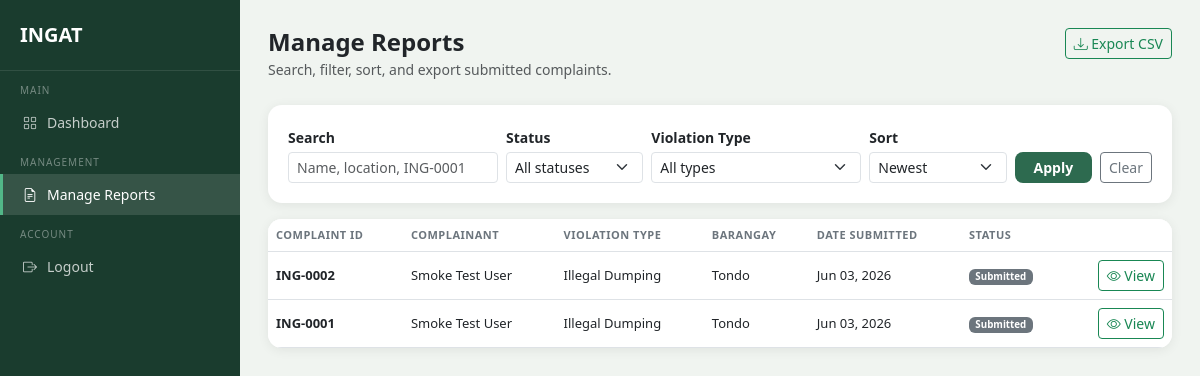
/admin/reports (signed in), run on an earlier commit of the app's database.
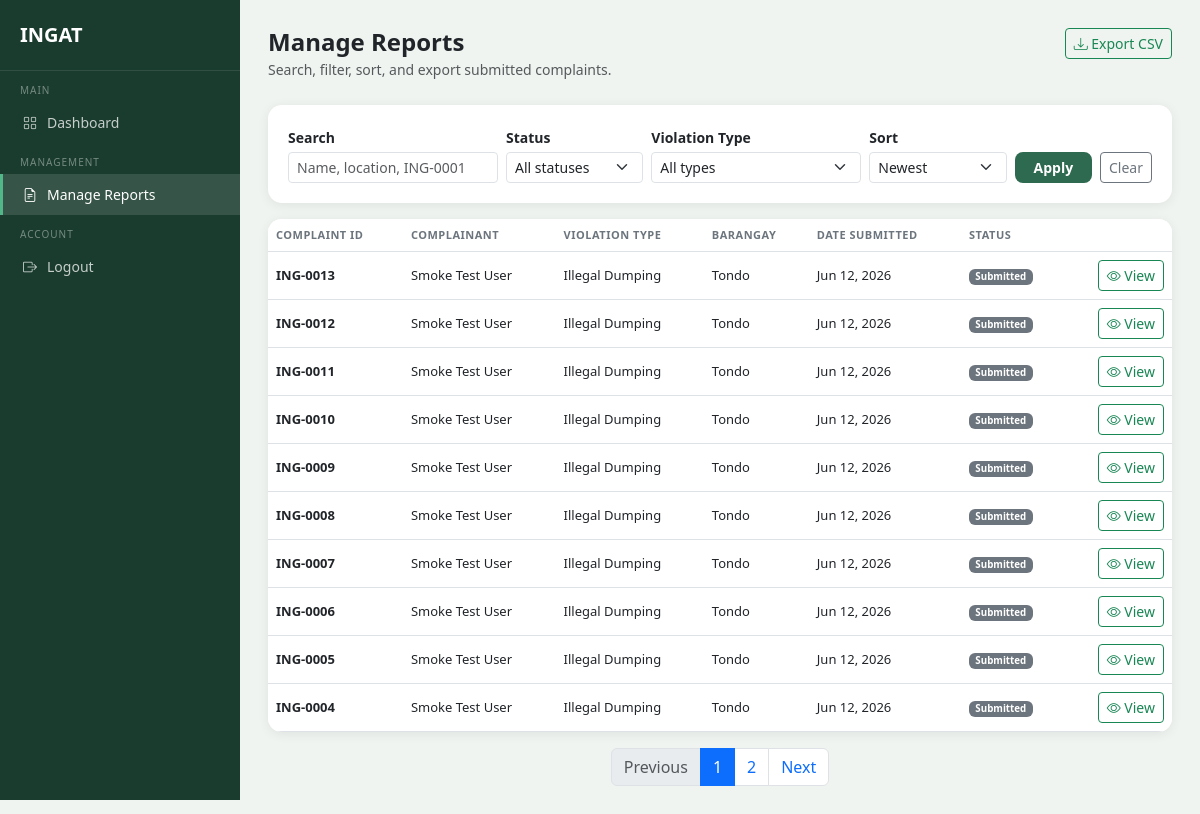
And on a later commit of the database.
### models.py (models this page shows, shortened)
class Complaint(db.Model):
    __tablename__ = 'complaints'
    id = db.Column(db.Integer, primary_key=True)
    user_id = db.Column(db.Integer, db.ForeignKey('users.id'), nullable=False)
    agency_id = db.Column(db.Integer, db.ForeignKey('agencies.id'), nullable=True)
    violation_type = db.Column(db.String(100), nullable=False)
    street_address = db.Column(db.String(255), nullable=False)
    barangay = db.Column(db.String(100), nullable=False)
    municipality = db.Column(db.String(100), nullable=False)
    date_incident = db.Column(db.Date, nullable=False)
    description = db.Column(db.Text, nullable=False)
    photo_path = db.Column(db.String(255), nullable=True)
    generated_letter = db.Column(db.Text, nullable=True)
    letter_generated = db.Column(db.Boolean, default=False)
    status = db.Column(db.String(50), default='Submitted')
    created_at = db.Column(db.DateTime, default=datetime.utcnow)
    status_history = db.relationship('StatusHistory', backref='complaint', lazy=True)

class User(db.Model, UserMixin):
    __tablename__ = 'users'
    id = db.Column(db.Integer, primary_key=True)
    full_name = db.Column(db.String(100), nullable=False)
    email = db.Column(db.String(120), unique=True, nullable=False)
    contact_number = db.Column(db.String(11), nullable=False)
    barangay = db.Column(db.String(100), nullable=False)
    municipality = db.Column(db.String(100), nullable=False)
    password_hash = db.Column(db.String(256), nullable=False)
    status = db.Column(db.String(20), default='active')
    email_notif = db.Column(db.Boolean, default=True)
    inapp_notif = db.Column(db.Boolean, default=True)
    created_at = db.Column(db.DateTime, default=datetime.utcnow)
    complaints = db.relationship('Complaint', backref='complainant', lazy=True)
    email_verifications = db.relationship('EmailVerification', backref='user', lazy=True)

### routes/admin_routes.py (the view)
@admin_bp.route('/reports')
@admin_required
def manage_reports():
    page = request.args.get('page', 1, type=int)
    paginated = _filtered_complaints_query().paginate(page=page, per_page=10, error_out=False)
    return render_template(
        'admin/manage_reports.html',
        complaints=paginated.items,
        search=request.args.get('q', '').strip(),
        status_filter=request.args.get('status', '').strip(),
        violation_filter=request.args.get('violation_type', '').strip(),
        sort=request.args.get('sort', 'newest').strip(),
        statuses=STATUS_OPTIONS,
        violation_types=VIOLATION_TYPES,
        pagination=paginated,
    )

### routes/admin_routes.py (called while the page is built, shortened)
def _filtered_complaints_query():
    from models import Complaint, User
    search = request.args.get('q', '').strip()
    status_filter = request.args.get('status', '').strip()
    violation_filter = request.args.get('violation_type', '').strip()
    sort = request.args.get('sort', 'newest').strip()
    query = Complaint.query.join(User, Complaint.user_id == User.id)
    if status_filter:
        query = query.filter(Complaint.status == status_filter)
    if violation_filter:
        query = query.filter(Complaint.violation_type == violation_filter)
    if sort == 'oldest':
        query = query.order_by(Complaint.created_at.asc())
    elif sort == 'status':
        query = query.order_by(Complaint.status.asc(), Complaint.created_at.desc())
    else:
        query = query.order_by(Complaint.created_at.desc())
    return query

### routes/auth.py (called while the page is built)
def admin_required(fn):
    @login_required
    @wraps(fn)
    def wrapper(*args, **kwargs):
        from models import AdminUser
        if not isinstance(current_user, AdminUser):
            flash('Please log in as admin.', 'danger')
            return redirect(url_for('admin.admin_login'))
        return fn(*args, **kwargs)
    return wrapper

### templates/admin/manage_reports.html (shortened to what this page needs)
<!DOCTYPE html>
<html lang="en">
<head>
    <link href="https://cdn.jsdelivr.net/npm/bootstrap@5.3.0/dist/css/bootstrap.min.css" rel="stylesheet">
    <link href="https://cdn.jsdelivr.net/npm/bootstrap-icons@1.10.5/font/bootstrap-icons.css" rel="stylesheet">
</head>
<body>
<div class="sidebar">
    <a href="{{ url_for('admin.dashboard') }}" class="sidebar-brand">INGAT</a>
    <div class="sidebar-label">Main</div>
    <a href="{{ url_for('admin.dashboard') }}" class="sidebar-item">
        <i class="bi bi-grid"></i> Dashboard
    </a>
    <div class="sidebar-label">Management</div>
    <a href="{{ url_for('admin.manage_reports') }}" class="sidebar-item active">
        <i class="bi bi-file-earmark-text"></i> Manage Reports
    </a>
    <div class="sidebar-label">Account</div>
    <a href="{{ url_for('admin.logout') }}" class="sidebar-item">
        <i class="bi bi-box-arrow-right"></i> Logout
    </a>
</div>
<div class="main-content">
    <div class="d-flex justify-content-between align-items-start mb-4">
        <div>
            <h4 class="fw-bold mb-0">Manage Reports</h4>
            <small class="text-muted">Search, filter, sort, and export submitted complaints.</small>
        </div>
        <a href="{{ url_for('admin.export_reports_csv', q=search, status=status_filter, violation_type=violation_filter, sort=sort) }}"
           class="btn btn-outline-success btn-sm">
            <i class="bi bi-download"></i> Export CSV
        </a>
    </div>
    <div class="section-card mb-3">
        <form method="GET" action="{{ url_for('admin.manage_reports') }}" class="row g-2 align-items-end">
            <div class="col-md-3">
                <label class="form-label small fw-semibold mb-1">Search</label>
                <input type="text" name="q" class="form-control form-control-sm" value="{{ search }}"
                       placeholder="Name, location, ING-0001">
            </div>
            <div class="col-md-2">
                <label class="form-label small fw-semibold mb-1">Status</label>
                <select name="status" class="form-select form-select-sm">
                    <option value="">All statuses</option>
                </select>
            </div>
            <div class="col-md-3">
                <label class="form-label small fw-semibold mb-1">Violation Type</label>
                <select name="violation_type" class="form-select form-select-sm">
                    <option value="">All types</option>
                </select>
            </div>
            <div class="col-md-2">
                <label class="form-label small fw-semibold mb-1">Sort</label>
                <select name="sort" class="form-select form-select-sm">
                    <option value="newest" {% if sort == 'newest' %}selected{% endif %}>Newest</option>
                </select>
            </div>
            <div class="col-md-2 d-flex gap-2">
                <button type="submit" class="btn btn-ingat btn-sm flex-grow-1">Apply</button>
                <a href="{{ url_for('admin.manage_reports') }}" class="btn btn-outline-secondary btn-sm">Clear</a>
            </div>
        </form>
    </div>
    <div class="section-card p-0 overflow-hidden">
        {% if complaints %}
        <div class="table-responsive">
            <table class="table table-hover mb-0 align-middle">
                <thead class="bg-light">
                    <tr>
                        <th>Complaint ID</th>
                        <th>Complainant</th>
                        <th>Violation Type</th>
                        <th>Barangay</th>
                        <th>Date Submitted</th>
                        <th>Status</th>
                        <th></th>
                    </tr>
                </thead>
                <tbody>
                    {% for c in complaints %}
                    <tr>
                        <td class="fw-semibold">ING-{{ '%04d' % c.id }}</td>
                        <td>{{ c.complainant.full_name }}</td>
                        <td>{{ c.violation_type }}</td>
                        <td>{{ c.barangay }}</td>
                        <td>{{ c.created_at.strftime('%b %d, %Y') }}</td>
                        <td>
                            {% if c.status == 'Submitted' %}
                                <span class="badge badge-submitted">Submitted</span>
                            {% elif c.status == 'Under Review' %}
                                <span class="badge badge-review">Under Review</span>
                            {% elif c.status == 'Forwarded to Agency' %}
                                <span class="badge badge-forwarded">Forwarded</span>
                            {% elif c.status == 'Resolved' %}
                                <span class="badge badge-resolved">Resolved</span>
                            {% else %}
                                <span class="badge bg-secondary">{{ c.status }}</span>
                            {% endif %}
                        </td>
                        <td class="text-end">
                            <a href="{{ url_for('admin.report_detail', complaint_id=c.id) }}"
                               class="btn btn-sm btn-outline-success">
                                <i class="bi bi-eye"></i> View
                            </a>
                        </td>
                    </tr>
                    {% endfor %}
                </tbody>
            </table>
        </div>
        {% else %}
        <div class="text-center py-5 text-muted">
            <i class="bi bi-inbox" style="font-size: 34px;"></i>
            <p class="small mt-2 mb-0">No complaints match the current filters.</p>
        </div>
        {% endif %}
    </div>
    {% if pagination.pages > 1 %}
    <nav aria-label="Report pagination" class="mt-3">
        <ul class="pagination justify-content-center">
            <li class="page-item {% if not pagination.has_prev %}disabled{% endif %}">
                <a class="page-link" href="{{ url_for('admin.manage_reports', q=search, status=status_filter, violation_type=violation_filter, sort=sort, page=pagination.prev_num) }}" tabindex="-1">Previous</a>
            </li>
            {% for p in range(1, pagination.pages + 1) %}
            <li class="page-item {% if p == pagination.page %}active{% endif %}">
                <a class="page-link" href="{{ url_for('admin.manage_reports', q=search, status=status_filter, violation_type=violation_filter, sort=sort, page=p) }}">{{ p }}</a>
            </li>
            {% endfor %}
            <li class="page-item {% if not pagination.has_next %}disabled{% endif %}">
                <a class="page-link" href="{{ url_for('admin.manage_reports', q=search, status=status_filter, violation_type=violation_filter, sort=sort, page=pagination.next_num) }}">Next</a>
            </li>
        </ul>
    </nav>
    {% endif %}
</div>
</body>
</html>

### templates/admin/manage_reports.html (style rules this page uses)
body { background-color: #f0f4f0; font-family: 'Segoe UI', sans-serif; }
.sidebar { width: 240px; min-height: 100vh; background-color: #1A3C2E; position: fixed; top: 0; left: 0; padding-top: 20px; z-index: 100; }
.sidebar-brand { color: white; font-size: 20px; font-weight: 700; padding: 0 20px 20px; border-bottom: 1px solid rgba(255,255,255,.1); display: block; text-decoration: none; }
.sidebar-label { font-size: 10px; text-transform: uppercase; letter-spacing: 1px; color: rgba(255,255,255,.4); padding: 12px 20px 4px; }
.sidebar-item { display: flex; align-items: center; gap: 10px; padding: 10px 20px; color: rgba(255,255,255,.75); text-decoration: none; font-size: 14px; border-left: 3px solid transparent; }
.sidebar-item:hover, .sidebar-item.active { background: rgba(255,255,255,.12); color: white; border-left-color: #52B788; }
.main-content { margin-left: 240px; padding: 28px; }
.section-card { background: white; border-radius: 14px; padding: 20px; box-shadow: 0 2px 12px rgba(0,0,0,.07); }
.btn-ingat { background-color: #2D6A4F; color: #fff; border: none; border-radius: 8px; font-weight: 600; }
.table th { font-size: 11px; text-transform: uppercase; letter-spacing: .5px; color: #6c757d; }
.table td { font-size: 13px; vertical-align: middle; }
.badge-submitted { background: #6c757d; }

What changed in the data, as far as the page shows it:
removed Complaint: id "0002", complainant.full_name "Smoke Test User", violation_type "Illegal Dumping", barangay "Tondo", created_at "Jun 03, 2026", status "Submitted"
removed Complaint: id "0001", complainant.full_name "Smoke Test User", violation_type "Illegal Dumping", barangay "Tondo", created_at "Jun 03, 2026", status "Submitted"
added Complaint: id "0013", complainant.full_name "Smoke Test User", violation_type "Illegal Dumping", barangay "Tondo", created_at "Jun 12, 2026", status "Submitted"
added Complaint: id "0012", complainant.full_name "Smoke Test User", violation_type "Illegal Dumping", barangay "Tondo", created_at "Jun 12, 2026", status "Submitted"
added Complaint: id "0011", complainant.full_name "Smoke Test User", violation_type "Illegal Dumping", barangay "Tondo", created_at "Jun 12, 2026", status "Submitted"
added Complaint: id "0010", complainant.full_name "Smoke Test User", violation_type "Illegal Dumping", barangay "Tondo", created_at "Jun 12, 2026", status "Submitted"
added Complaint: id "0009", complainant.full_name "Smoke Test User", violation_type "Illegal Dumping", barangay "Tondo", created_at "Jun 12, 2026", status "Submitted"
added Complaint: id "0008", complainant.full_name "Smoke Test User", violation_type "Illegal Dumping", barangay "Tondo", created_at "Jun 12, 2026", status "Submitted"
added Complaint: id "0007", complainant.full_name "Smoke Test User", violation_type "Illegal Dumping", barangay "Tondo", created_at "Jun 12, 2026", status "Submitted"
added Complaint: id "0006", complainant.full_name "Smoke Test User", violation_type "Illegal Dumping", barangay "Tondo", created_at "Jun 12, 2026", status "Submitted"
added Complaint: id "0005", complainant.full_name "Smoke Test User", violation_type "Illegal Dumping", barangay "Tondo", created_at "Jun 12, 2026", status "Submitted"
added Complaint: id "0004", complainant.full_name "Smoke Test User", violation_type "Illegal Dumping", barangay "Tondo", created_at "Jun 12, 2026", status "Submitted"
Also different on the page:
text now shown: "Previous Next"
new list line: "1"
new list line: "2"
